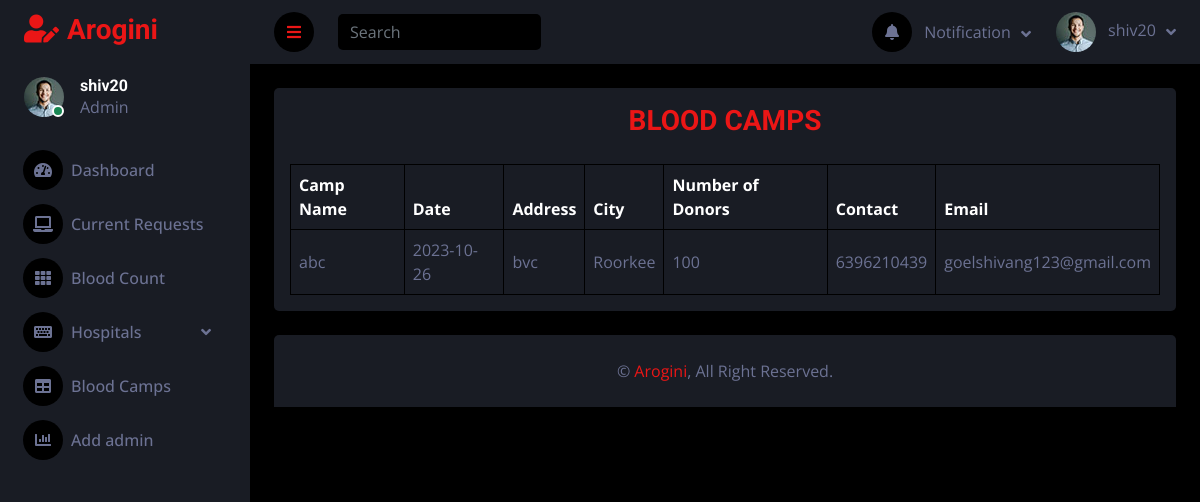
Screenshot of /user/admin/camps.php with the database file from the repository.
### tables this page shows
CREATE TABLE `signup` (
  `id` int(255) NOT NULL,
  `username` varchar(255) NOT NULL,
  `email` varchar(255) NOT NULL,
  `password` varchar(255) NOT NULL,
  `adm_status` int(5) NOT NULL
);

CREATE TABLE `camps` (
  `id` int(10) NOT NULL,
  `campname` varchar(255) NOT NULL,
  `Date` date NOT NULL,
  `Address` varchar(255) NOT NULL,
  `City` varchar(255) NOT NULL,
  `State` varchar(255) NOT NULL,
  `Zip` int(8) NOT NULL,
  `Donors` bigint(10) NOT NULL,
  `camparr` varchar(255) NOT NULL,
  `refresh` varchar(255) NOT NULL,
  `Name` varchar(255) NOT NULL,
  `Contact Number` bigint(10) NOT NULL,
  `Email` varchar(255) NOT NULL,
  `status` int(2) NOT NULL DEFAULT 0
);

### user/admin/camps.php (the view, shortened to what this page needs)
<?php
require_once('../connection.php');
$sql5="SELECT username FROM signup where adm_status ='1'";
$r5=mysqli_query($con, $sql5);
while($row1 = mysqli_fetch_array($r5)){
  $uname=$row1['username'];
}
 ?>
<!DOCTYPE html>
<html lang="en">
<head>
    <link href="https://cdnjs.cloudflare.com/ajax/libs/font-awesome/5.10.0/css/all.min.css" rel="stylesheet">
    <link href="https://cdn.jsdelivr.net/npm/bootstrap-icons@1.4.1/font/bootstrap-icons.css" rel="stylesheet">
    <link href="lib/owlcarousel/assets/owl.carousel.min.css" rel="stylesheet">
    <link href="lib/tempusdominus/css/tempusdominus-bootstrap-4.min.css" rel="stylesheet" />
    <link href="css/bootstrap.min.css" rel="stylesheet">
    <link href="css/style.css" rel="stylesheet">
</head>
<body>
    <div class="container-fluid position-relative d-flex p-0">
        <div class="sidebar pe-4 pb-3">
            <nav class="navbar bg-secondary navbar-dark">
                <a href="index.php" class="navbar-brand mx-4 mb-3">
                    <h3 class="text-primary"><i class="fa fa-user-edit me-2"></i>Arogini</h3>
                </a>
                <div class="d-flex align-items-center ms-4 mb-4">
                    <div class="position-relative">
                        <img class="rounded-circle" src="img/user.jpg" alt="" style="width: 40px; height: 40px;">
                        <div class="bg-success rounded-circle border border-2 border-white position-absolute end-0 bottom-0 p-1"></div>
                    </div>
                    <div class="ms-3">
                        <h6 class="mb-0"><?php echo $uname ?></h6>
                        <span>Admin</span>
                    </div>
                </div>
                <div class="navbar-nav w-100">
                    <a href="index.php?page=0" class="nav-item nav-link"><i class="fa fa-tachometer-alt me-2"></i>Dashboard</a>
                    <a href="crrequest_admin.php?page=0" class="nav-link nav-item"><i class="fa fa-laptop me-2"></i>Current Requests</a>
                    <a href="blood_count.php" class="nav-item nav-link"><i class="fa fa-th me-2"></i>Blood Count</a>
                    <div class="nav-item dropdown">
                      <a href="hospitals.php" class="nav-item nav-link dropdown-toggle" data-bs-toggle="dropdown"><i class="fa fa-keyboard me-2"></i>Hospitals</a>
                   </div>
                    <a href="camps.php" class="nav-item nav-link"><i class="fa fa-table me-2"></i>Blood Camps</a>
                    <a href="admin.php" class="nav-item nav-link"><i class="fa fa-chart-bar me-2"></i>Add admin</a>
                </div>
            </nav>
        </div>
        <div class="content">
            <nav class="navbar navbar-expand bg-secondary navbar-dark sticky-top px-4 py-0">
                <a href="#" class="sidebar-toggler flex-shrink-0">
                    <i class="fa fa-bars"></i>
                </a>
                <form class="d-none d-md-flex ms-4">
                    <input class="form-control bg-dark border-0" type="search" placeholder="Search">
                </form>
                <div class="navbar-nav align-items-center ms-auto">
                    <div class="nav-item dropdown">
                        <a href="#" class="nav-link dropdown-toggle" data-bs-toggle="dropdown">
                            <i class="fa fa-bell me-lg-2"></i>
                            <span class="d-none d-lg-inline-flex">Notification</span>
                        </a>
                    </div>
                    <div class="nav-item dropdown">
                        <a href="#" class="nav-link dropdown-toggle" data-bs-toggle="dropdown">
                            <img class="rounded-circle me-lg-2" src="img/user.jpg" alt="" style="width: 40px; height: 40px;">
                            <span class="d-none d-lg-inline-flex"><?php echo $uname ?></span>
                        </a>
                    </div>
                </div>
            </nav>
            <div class="container-fluid pt-4 px-4">
                <div class="">
                  <div class="bg-secondary text-center rounded p-3">
                      <div class="d-flex align-items-center justify-content-between mb-3">
                          <h3 class="bcamps" style="margin: auto; color:#EB1616; margin-bottom:10px;">BLOOD CAMPS</h3>
                        </div>
                        <div class="table-responsive pagination">
                            <table class="table text-start align-middle table-bordered table-hover mb-0">
                                <thead>
                                    <tr class="text-white">
                                        <th scope="col">Camp Name</th>
                                        <th scope="col">Date</th>
                                        <th scope="col">Address</th>
                                        <th scope="col">City</th>
                                        <th scope="col">Number of Donors</th>
                                        <th scope="col">Contact</th>
                                        <th scope="col">Email</th>
                                    </tr>
                                </thead>
                                <tbody>
                                  <?php
                                      $sql = "SELECT * FROM camps WHERE status = 0";
                                      $query_run = mysqli_query($con, $sql);
                                      while($row = mysqli_fetch_assoc($query_run))
                                      { ?>
                                              <tr>
                                                  <td><?php echo $row['campname']; ?></td>
                                                  <td><?php echo $row['Date']; ?></td>
                                                  <td><?php echo $row['Address']; ?></td>
                                                  <td><?php echo $row['City']; ?></td>
                                                  <td><?php echo $row['Donors']; ?></td>
                                                  <td><?php echo $row['Contact Number']; ?></td>
                                                  <td><?php echo $row['Email']; ?></td>
                                              </tr>
                                              <?php
                                      }
                                   ?>
                                </tbody>
                            </table>
                        </div>
                    </div>
                </div>
            </div>
            <div class="container-fluid pt-4 px-4">
                <div class="bg-secondary rounded-top p-4">
                    <div class="row">
                        <div class="col-12 col-sm-20 text-center">
                            &copy; <a href="#">Arogini</a>, All Right Reserved.
                        </div>
                    </div>
                </div>
            </div>
        </div>
    </div>
</body>
</html>

### user/admin/css/style.css (style rules this page uses)
:root { --primary: #EB1616; --secondary: #191C24; --light: #6C7293; --dark: #000000; }
h3.bcamps { margin: auto; color: #EB1616; margin-bottom: 10px; }
.sidebar { position: fixed; top: 0; left: 0; bottom: 0; width: 250px; height: 100vh; overflow-y: auto; background: var(--secondary); transition: 0.5s; z-index: 999; }
.content { margin-left: 250px; min-height: 100vh; background: var(--dark); transition: 0.5s; }
@media (min-width: 992px) { .sidebar { margin-left: 0; } }
@media (min-width: 992px) { .content { width: calc(100% - 250px); } }
.sidebar .navbar .navbar-nav .nav-link { padding: 7px 20px; color: var(--light); font-weight: 500; border-left: 3px solid var(--secondary); border-radius: 0 30px 30px 0; outline: none; }
.sidebar .navbar .navbar-nav .nav-link i { width: 40px; height: 40px; display: inline-flex; align-items: center; justify-content: center; background: var(--dark) !important; border-radius: 40px; }
.sidebar .navbar .dropdown-toggle::after { position: absolute; top: 15px; right: 15px; border: none; content: "\f107"; font-family: "Font Awesome 5 Free"; font-weight: 900; transition: .5s; }
.content .navbar .navbar-nav .nav-link { margin-left: 25px; padding: 12px 0; color: var(--light); outline: none; }
.content .navbar .sidebar-toggler, .content .navbar .navbar-nav .nav-link i { width: 40px; height: 40px; display: inline-flex; align-items: center; justify-content: center; background: var(--dark); border-radius: 40px; }
.content .navbar .dropdown-toggle::after { margin-left: 6px; vertical-align: middle; border: none; content: "\f107"; font-family: "Font Awesome 5 Free"; font-weight: 900; transition: .5s; }
.pagination { flex-direction: column; }

### rows the page displays
signup: username "shiv20"
camps: campname "abc", Date "2023-10-26", Address "bvc", City "Roorkee", Donors "100", Contact Number "6396210439", Email "goelshivang123@gmail.com"
